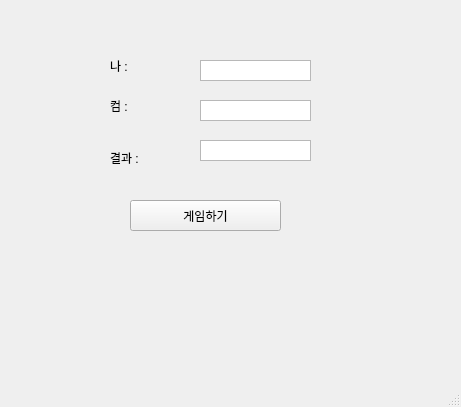
<?xml version="1.0" encoding="UTF-8"?>
<ui version="4.0">
 <class>MainWindow</class>
 <widget class="QMainWindow" name="MainWindow">
  <property name="geometry">
   <rect>
    <x>0</x>
    <y>0</y>
    <width>461</width>
    <height>407</height>
   </rect>
  </property>
  <property name="windowTitle">
   <string>MainWindow</string>
  </property>
  <widget class="QWidget" name="centralwidget">
   <widget class="QLabel" name="lblMine">
    <property name="geometry">
     <rect>
      <x>110</x>
      <y>60</y>
      <width>56</width>
      <height>12</height>
     </rect>
    </property>
    <property name="text">
     <string>나 :</string>
    </property>
   </widget>
   <widget class="QLabel" name="lblCom">
    <property name="geometry">
     <rect>
      <x>110</x>
      <y>100</y>
      <width>56</width>
      <height>12</height>
     </rect>
    </property>
    <property name="text">
     <string>컴 :</string>
    </property>
   </widget>
   <widget class="QLabel" name="lblResult">
    <property name="geometry">
     <rect>
      <x>110</x>
      <y>150</y>
      <width>71</width>
      <height>16</height>
     </rect>
    </property>
    <property name="text">
     <string>결과 :</string>
    </property>
   </widget>
   <widget class="QPlainTextEdit" name="pteMine">
    <property name="enabled">
     <bool>true</bool>
    </property>
    <property name="geometry">
     <rect>
      <x>200</x>
      <y>60</y>
      <width>111</width>
      <height>21</height>
     </rect>
    </property>
    <property name="verticalScrollBarPolicy">
     <enum>Qt::ScrollBarAlwaysOff</enum>
    </property>
    <property name="horizontalScrollBarPolicy">
     <enum>Qt::ScrollBarAlwaysOff</enum>
    </property>
   </widget>
   <widget class="QPlainTextEdit" name="pteCom">
    <property name="geometry">
     <rect>
      <x>200</x>
      <y>100</y>
      <width>111</width>
      <height>21</height>
     </rect>
    </property>
    <property name="verticalScrollBarPolicy">
     <enum>Qt::ScrollBarAlwaysOff</enum>
    </property>
    <property name="horizontalScrollBarPolicy">
     <enum>Qt::ScrollBarAlwaysOff</enum>
    </property>
   </widget>
   <widget class="QPlainTextEdit" name="pteResult">
    <property name="geometry">
     <rect>
      <x>200</x>
      <y>140</y>
      <width>111</width>
      <height>21</height>
     </rect>
    </property>
    <property name="verticalScrollBarPolicy">
     <enum>Qt::ScrollBarAlwaysOff</enum>
    </property>
    <property name="horizontalScrollBarPolicy">
     <enum>Qt::ScrollBarAlwaysOff</enum>
    </property>
   </widget>
   <widget class="QPushButton" name="pb">
    <property name="geometry">
     <rect>
      <x>130</x>
      <y>200</y>
      <width>151</width>
      <height>31</height>
     </rect>
    </property>
    <property name="text">
     <string>게임하기</string>
    </property>
   </widget>
  </widget>
  <widget class="QMenuBar" name="menubar">
   <property name="geometry">
    <rect>
     <x>0</x>
     <y>0</y>
     <width>461</width>
     <height>21</height>
    </rect>
   </property>
  </widget>
  <widget class="QStatusBar" name="statusbar"/>
 </widget>
 <resources/>
 <connections/>
</ui>
